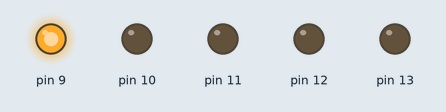
A program run on a simulated Arduino Uno, built with avr-gcc and run on an emulated ATmega328P. Shown: output pins drawn as LEDs (lit = HIGH).

Above: at 0.1 s.
At 39.99 s:
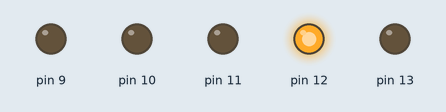
Timing chart, 0 to 40.0 s (numbered marks = the images above):
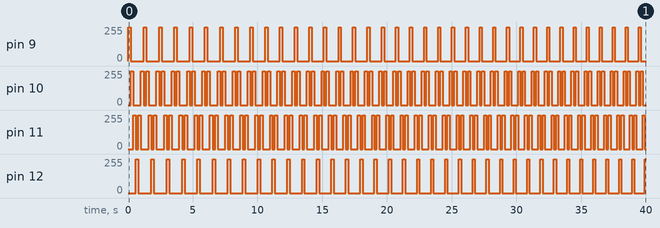

Measured:
- by itself, pin 9, pin 12: repeats every 1.2 s: 0/255 1.0 s, 255/255 0.20 s
- by itself, pin 10: repeats every 1.2 s: 0/255 0.60 s, 255/255 0.20 s, 0/255 0.20 s, 255/255 0.20 s
- by itself, pin 11: repeats every 1.2 s: 0/255 0.20 s, 255/255 0.20 s, 0/255 0.60 s, 255/255 0.20 s

The program:

main.cpp
```cpp
#include <Arduino.h>
#define sleepDef 200
int sleep = sleepDef;
bool arttir = false;

void setup() {
  pinMode(13,1);
  pinMode(12,1);
  pinMode(11,1);
  pinMode(10,1);
  pinMode(9,1);
}

void loop() {
  //digitalWrite(13,0)
  for (int i=9;i<12;i++){
    digitalWrite(i,1);
    delay(sleep);
    digitalWrite(i,0);
  }

  for (int i=12;i>9;i--){
    digitalWrite(i,1);
    delay(sleep);
    digitalWrite(i,0);
  }
  if (sleep >= sleepDef){
    arttir = false;
  }
  if (arttir){
    sleep++;
    return;
  }

 sleep--;
 if (sleep <= 0){
   arttir = true;
     for (int i=9;i<13;i++){
    digitalWrite(i,1);
  }
   delay(2000);

    for (int i=9;i<13;i++){
    digitalWrite(i,0);
  }
 }

}
```
